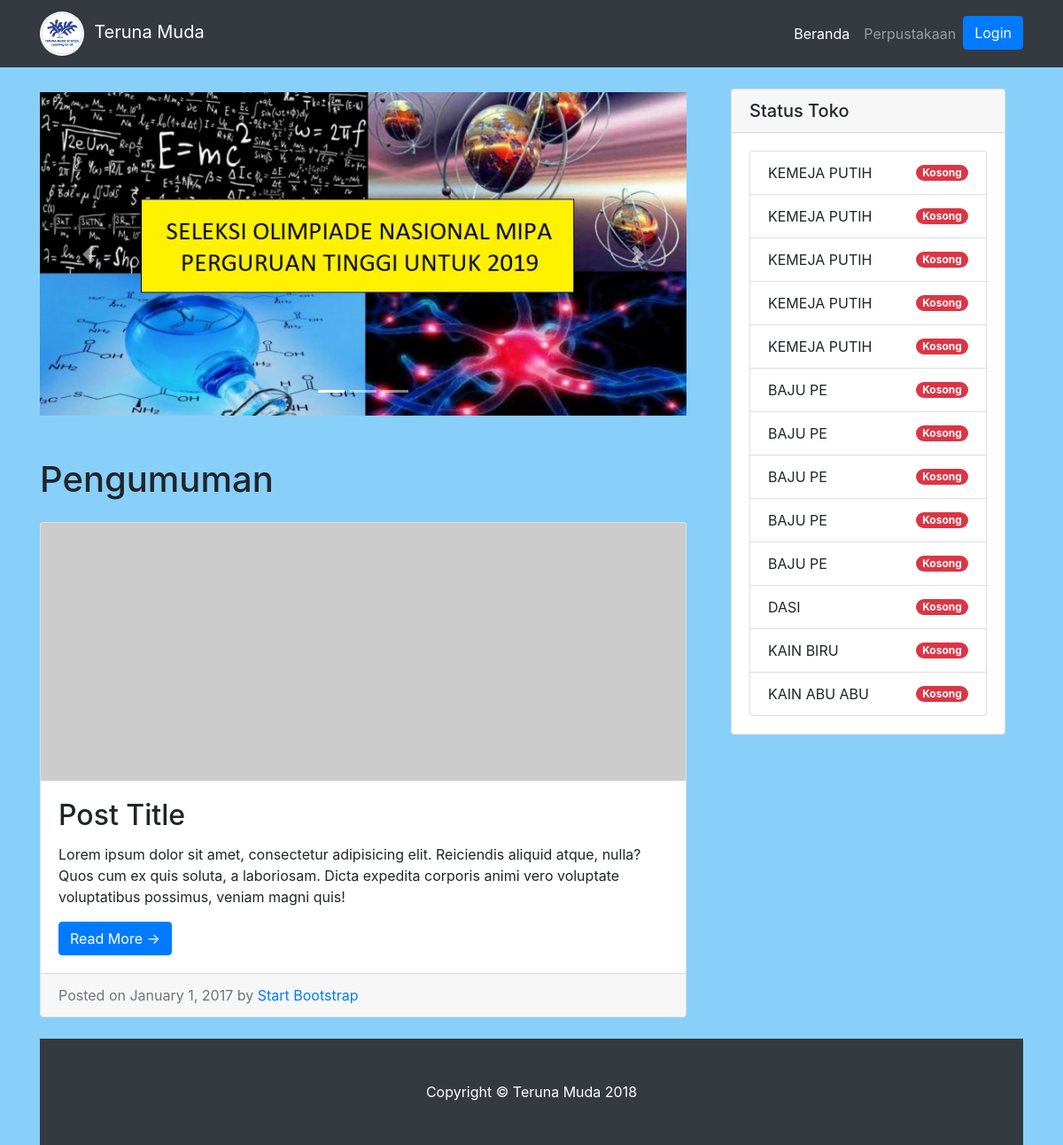
Before: / with the older database file.
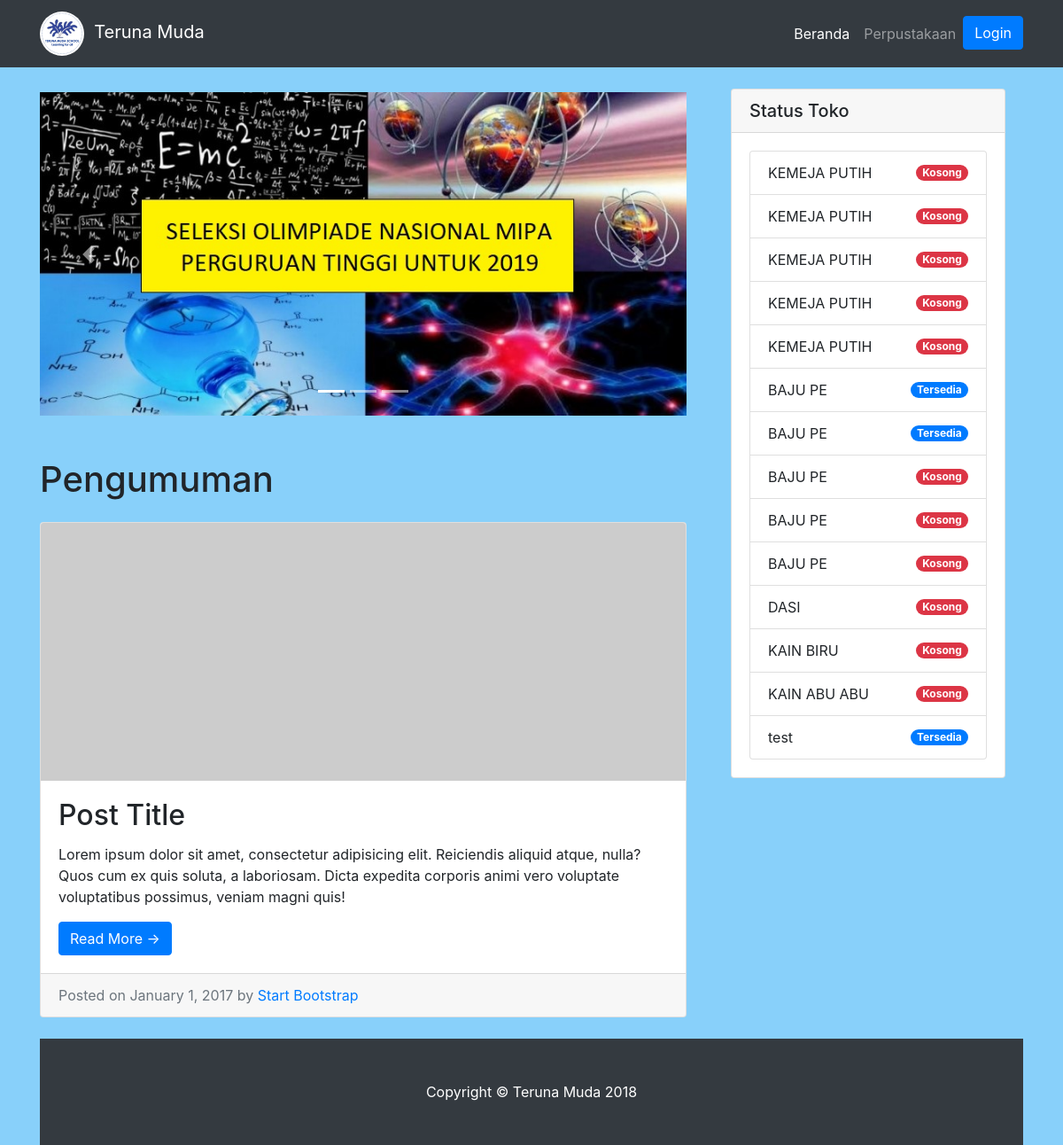
After: the same page with the newer database file.
### tables this page shows
CREATE TABLE `perlengkapan` (
  `id` int(11) NOT NULL,
  `nama` text NOT NULL,
  `ukuran` text,
  `jumlah` int(11) NOT NULL
);

### index.php (the view, shortened to what this page needs)
<?php
$nameserver = "localhost";
$username = "root";
$password = "";
$namedb = "terunamuda";
$koneksi = mysqli_connect($nameserver,$username,$password,$namedb);
?>
<!DOCTYPE html>
<html lang="en">
  <head>
    <link href="vendor/bootstrap/css/bootstrap.min.css" rel="stylesheet">
    <link href="css/blog-home.css" rel="stylesheet">
  </head>
  <body style="background-color: rgb(136, 208, 250)">
    <nav class="navbar navbar-expand-lg navbar-dark bg-dark fixed-top">
      <div class="container">
        <a class="navbar-brand" href="index.php"><img src="img/teruna.jpg" width="50" class="rounded-circle">&nbsp; Teruna Muda</a>
        <div class="collapse navbar-collapse" id="navbarResponsive">
          <ul class="navbar-nav ml-auto">
          <?php
            if(!isset($_SESSION['akun_status'])) {?>
            <li class="nav-item active">
              <a class="nav-link" href="index.php">Beranda
              </a>
            </li>
            <li class="nav-item">
              <a class="nav-link" href="perpustakaan.php">Perpustakaan</a>
            </li>
            <li class="nav-item">
            <button type="button" class="btn btn-primary" data-toggle="modal" data-target="#login_modal">
            Login
            </button>
            <?php }?>
            </li>
          </ul>
        </div>
      </div>
    </nav>
    <div class="container">
      <div class="row">
        <div class="col-md-8">
          <div id="carouselExampleIndicators" class="carousel slide my-5" data-ride="carousel">
            <ol class="carousel-indicators">
              <li data-target="#carouselExampleIndicators" data-slide-to="0" class="active"></li>
              <li data-target="#carouselExampleIndicators" data-slide-to="1"></li>
              <li data-target="#carouselExampleIndicators" data-slide-to="2"></li>
            </ol>
            <div class="carousel-inner">
              <div class="carousel-item active">
                <img class="d-block w-100" src="img/img.jpg" alt="First slide">
              </div>
            </div>
            <a class="carousel-control-prev" href="#carouselExampleIndicators" role="button" data-slide="prev">
              <span class="carousel-control-prev-icon" aria-hidden="true"></span>
            </a>
            <a class="carousel-control-next" href="#carouselExampleIndicators" role="button" data-slide="next">
              <span class="carousel-control-next-icon" aria-hidden="true"></span>
            </a>
          </div>
          <h1 class="my-4">Pengumuman
          </h1>
          <div class="card mb-4">
            <img class="card-img-top" src="http://placehold.it/750x300" alt="Card image cap">
            <div class="card-body">
              <h2 class="card-title">Post Title</h2>
              <p class="card-text">Lorem ipsum dolor sit amet, consectetur adipisicing elit. Reiciendis aliquid atque, nulla? Quos cum ex quis soluta, a laboriosam. Dicta expedita corporis animi vero voluptate voluptatibus possimus, veniam magni quis!</p>
              <a href="#" class="btn btn-primary">Read More &rarr;</a>
            </div>
            <div class="card-footer text-muted">
              Posted on January 1, 2017 by
              <a href="#">Start Bootstrap</a>
            </div>
          </div>
        </div>
        <div class="col-md-4">
            <div class="card-body ">
          <div class="card my-4">
            <h5 class="card-header">Status Toko</h5>
            <div class="card-body">
              <ul class="list-group">
              <?php
              $querytoko = mysqli_query($koneksi,"SELECT * FROM perlengkapan");
              if(mysqli_num_rows($querytoko)>0){
                while($datatoko = mysqli_fetch_array($querytoko)){
                ?>
                <li class="list-group-item d-flex justify-content-between align-items-center">
                  <?php echo $datatoko['nama'];?>
                  <?php if($datatoko['jumlah']==0) {?>
                  <span class="badge badge-danger badge-pill">Kosong</span>
                  <?php }elseif($datatoko['jumlah']<10 && $datatoko['jumlah']!=0) {?>
                  <span class="badge badge-warning badge-pill">Terbatas</span>
                  <?php }else{?>
                  <span class="badge badge-primary badge-pill">Tersedia</span>
                  <?php }?>
                </li>
                <?php }} ?>
              </ul>
            </div>
          </div>
        </div>
      </div>
    </div>
    <footer class="py-5 bg-dark">
      <div class="container">
        <p class="m-0 text-center text-white">Copyright &copy; Teruna Muda 2018</p>
      </div>
    </footer>
  </body>
</html>

### css/blog-home.css (style rules this page uses)
body { padding-top: 54px; }
@media (min-width: 992px) { body { padding-top: 56px; } }

Changed rows visible on the page:
changed perlengkapan (number 6 of 14 on the later page): jumlah "Kosong" → "Tersedia"
changed perlengkapan (number 7 of 14 on the later page): jumlah "Kosong" → "Tersedia"
added perlengkapan: nama "test", jumlah "Tersedia"
